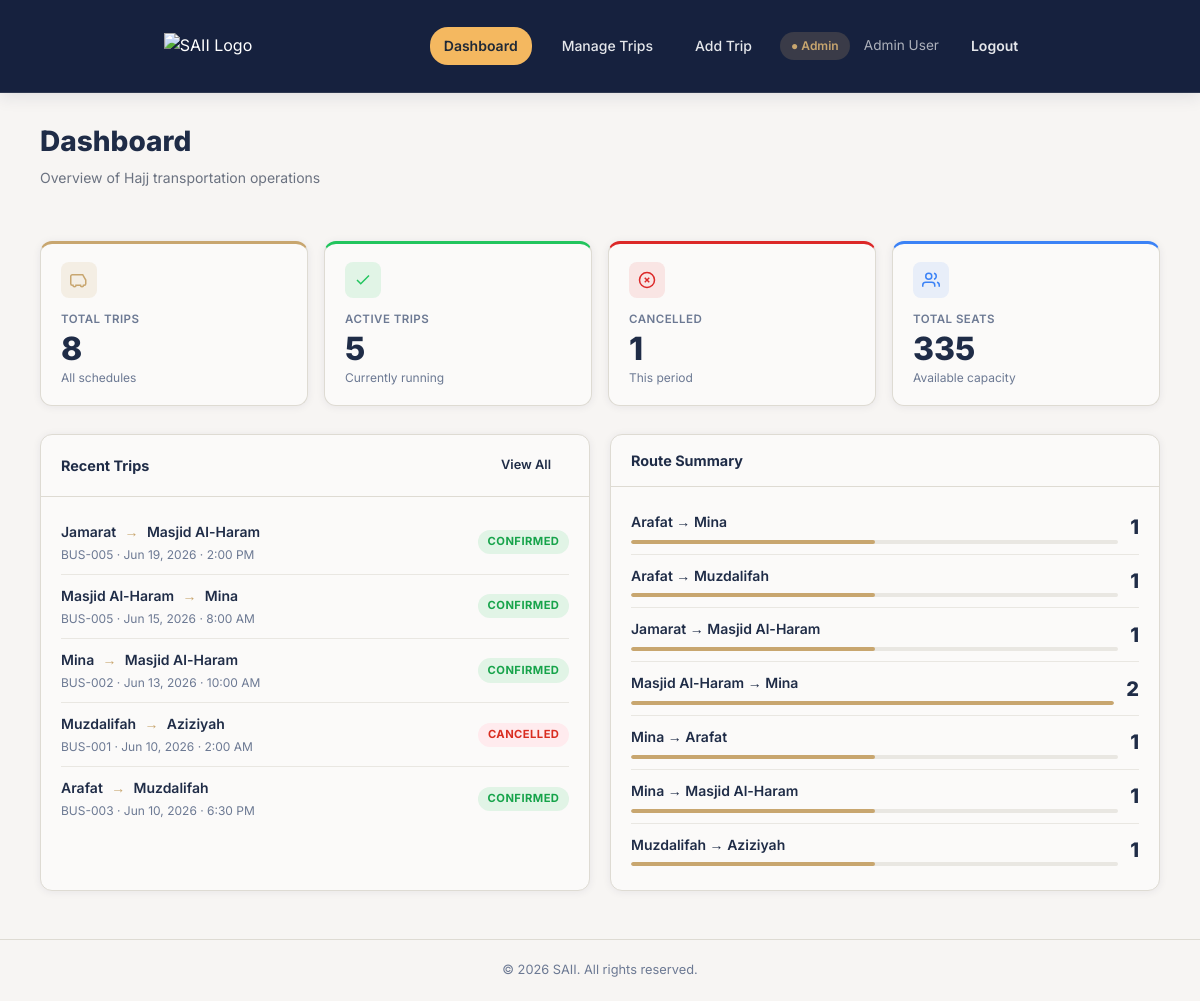
/admin-dashboard.php, run on the app's committed database.
### tables this page shows
CREATE TABLE `trip` (
  `TripID` int(11) NOT NULL,
  `Origin` varchar(100) NOT NULL,
  `Destination` varchar(100) NOT NULL,
  `DepartureDate` date NOT NULL,
  `DepartureTime` time NOT NULL,
  `TotalSeats` int(11) NOT NULL,
  `AvailableSeats` int(11) NOT NULL,
  `Status` enum('Confirmed','Completed','Cancelled') NOT NULL,
  `Pickup_Location` varchar(150) DEFAULT NULL,
  `BusID` int(11) NOT NULL,
  `AdminID` int(11) NOT NULL
);

CREATE TABLE `bus` (
  `BusID` int(11) NOT NULL,
  `Bus_Number` varchar(50) NOT NULL,
  `Capacity` int(11) NOT NULL,
  `Status` enum('Active','Maintenance') NOT NULL,
  `Driver_Name` varchar(100) NOT NULL,
  `Driver_Phone` varchar(20) NOT NULL
);

### admin-dashboard.php (the view, shortened to what this page needs)
<?php
require_once 'db_connection.php';
$totalTrips     = 0;
$activeTrips    = 0;
$cancelledTrips = 0;
$totalSeats     = 0;
$res = mysqli_query($conn, "SELECT Status, TotalSeats FROM trip");
while ($row = mysqli_fetch_assoc($res)) {
    $totalTrips++;
    $totalSeats += (int)$row['TotalSeats'];
    if ($row['Status'] === 'Cancelled') $cancelledTrips++;
    elseif (in_array($row['Status'], ['Scheduled','Confirmed'])) $activeTrips++;
}
$recentTrips = [];
$res2 = mysqli_query($conn,
    "SELECT t.TripID, t.Origin, t.Destination, t.DepartureDate, t.DepartureTime,
            t.TotalSeats, t.AvailableSeats, t.Status, b.Bus_Number
     FROM trip t
     JOIN bus b ON t.BusID = b.BusID
     ORDER BY t.TripID DESC
     LIMIT 5");
while ($row = mysqli_fetch_assoc($res2)) {
    $recentTrips[] = $row;
}
$routes = [];
$res3 = mysqli_query($conn, "SELECT Origin, Destination, COUNT(*) AS cnt FROM trip GROUP BY Origin, Destination");
while ($row = mysqli_fetch_assoc($res3)) {
    $routes[] = $row;
}
$maxCnt = 1;
foreach ($routes as $r) { if ($r['cnt'] > $maxCnt) $maxCnt = $r['cnt']; }
function fmtTime($t) {
    list($h, $m) = explode(':', $t);
    $h = (int)$h;
    return (($h % 12) ?: 12) . ':' . $m . ' ' . ($h >= 12 ? 'PM' : 'AM');
}
function fmtDate($d) {
    $months = ['Jan','Feb','Mar','Apr','May','Jun','Jul','Aug','Sep','Oct','Nov','Dec'];
    $p = explode('-', $d);
    return $months[(int)$p[1]-1] . ' ' . (int)$p[2] . ', ' . $p[0];
}
?>
<!DOCTYPE html>
<html lang="en">
<head>
  <link rel="stylesheet" href="styles.css"/>
</head>
<body class="page-wrapper">
<header class="navbar">
  <div class="navbar-inner">
    <a href="admin-dashboard.php" class="nav-logo">
      <img src="image/saii.png" alt="SAII Logo" class="logo-img"/>
    </a>
    <nav class="nav-links" style="align-items:center;justify-content:center;">
      <a href="admin-dashboard.php" class="nav-link active">Dashboard</a>
      <a href="manage-trips.php"    class="nav-link">Manage Trips</a>
      <a href="add-trip.php"        class="nav-link">Add Trip</a>
    </nav>
    <div class="nav-right">
      <span class="role-chip admin">&#9679; Admin</span>
      <span style="color:rgba(255,255,255,.65);font-size:.85rem;">Admin User</span>
      <a href="logout.php" class="btn btn-sm btn-outline-dark">Logout</a>
    </div>
  </div>
</header>
<div class="page-content">
  <div class="page-header">
    <div>
      <h1 class="page-title">Dashboard</h1>
      <p class="page-subtitle">Overview of Hajj transportation operations</p>
    </div>
  </div>
  <div class="stats-grid">
    <div class="stat-card">
      <div class="stat-icon-wrap gold">
        <svg viewBox="0 0 24 24" fill="none" stroke="currentColor" stroke-width="2">
          <path d="M17 5H3C1.89 5 1 5.89 1 7v10c0 1.11.89 2 2 2h1a2 2 0 004 0h6a2 2 0 004 0h1c1.11 0 2-.89 2-2v-5l-3-5z"/>
        </svg>
      </div>
      <div class="stat-label">Total Trips</div>
      <div class="stat-value"><?= $totalTrips ?></div>
      <div class="stat-sub">All schedules</div>
    </div>
    <div class="stat-card green-top">
      <div class="stat-icon-wrap green">
        <svg viewBox="0 0 24 24" fill="none" stroke="currentColor" stroke-width="2"><polyline points="20 6 9 17 4 12"/></svg>
      </div>
      <div class="stat-label">Active Trips</div>
      <div class="stat-value"><?= $activeTrips ?></div>
      <div class="stat-sub">Currently running</div>
    </div>
    <div class="stat-card red-top">
      <div class="stat-icon-wrap red">
        <svg viewBox="0 0 24 24" fill="none" stroke="currentColor" stroke-width="2">
          <circle cx="12" cy="12" r="10"/><line x1="15" y1="9" x2="9" y2="15"/><line x1="9" y1="9" x2="15" y2="15"/>
        </svg>
      </div>
      <div class="stat-label">Cancelled</div>
      <div class="stat-value"><?= $cancelledTrips ?></div>
      <div class="stat-sub">This period</div>
    </div>
    <div class="stat-card blue-top">
      <div class="stat-icon-wrap blue">
        <svg viewBox="0 0 24 24" fill="none" stroke="currentColor" stroke-width="2">
          <path d="M17 21v-2a4 4 0 00-4-4H5a4 4 0 00-4 4v2"/><circle cx="9" cy="7" r="4"/>
          <path d="M23 21v-2a4 4 0 00-3-3.87"/><path d="M16 3.13a4 4 0 010 7.75"/>
        </svg>
      </div>
      <div class="stat-label">Total Seats</div>
      <div class="stat-value"><?= $totalSeats ?></div>
      <div class="stat-sub">Available capacity</div>
    </div>
  </div>
  <div class="dash-grid">
    <div class="card">
      <div class="card-header">
        <h3>Recent Trips</h3>
        <a href="manage-trips.php" class="btn btn-sm btn-outline">View All</a>
      </div>
      <div class="card-body">
        <?php foreach ($recentTrips as $t): ?>
          <div class="trip-mini">
            <div class="trip-mini-info">
              <div class="trip-mini-route">
                <?= htmlspecialchars($t['Origin']) ?>
                <span class="route-arrow"> → </span>
                <?= htmlspecialchars($t['Destination']) ?>
              </div>
              <div class="trip-mini-meta">
                <?= htmlspecialchars($t['Bus_Number']) ?> ·
                <?= fmtDate($t['DepartureDate']) ?> ·
                <?= fmtTime($t['DepartureTime']) ?>
              </div>
            </div>
            <?php
              $statusClass = strtolower($t['Status']);
              if ($statusClass === 'scheduled' || $statusClass === 'confirmed') $statusClass = 'active';
              elseif ($statusClass === 'completed') $statusClass = 'info';
              elseif ($statusClass === 'cancelled') $statusClass = 'cancelled';
            ?>
            <span class="badge badge-<?= $statusClass ?>"><?= htmlspecialchars($t['Status']) ?></span>
          </div>
        <?php endforeach; ?>
      </div>
    </div>
    <div class="card">
      <div class="card-header"><h3>Route Summary</h3></div>
      <div class="card-body">
        <?php foreach ($routes as $r):
          $pct = round(($r['cnt'] / $maxCnt) * 100);
        ?>
          <div class="trip-mini">
            <div class="trip-mini-info">
              <div class="trip-mini-route">
                <?= htmlspecialchars($r['Origin']) ?> → <?= htmlspecialchars($r['Destination']) ?>
              </div>
              <div class="route-bar">
                <div class="route-bar-fill" style="width:<?= $pct ?>%"></div>
              </div>
            </div>
            <span style="font-size:1.25rem;font-weight:800;color:var(--fg)"><?= $r['cnt'] ?></span>
          </div>
        <?php endforeach; ?>
      </div>
    </div>
  </div>
</div>
<footer class="site-footer">
  <p>© 2026 SAII. All rights reserved.</p>
</footer>
</body>
</html>

### data on the page
trip: Origin "Jamarat", Destination "Masjid Al-Haram", BusID.Bus_Number "BUS-005", DepartureDate "Jun 19, 2026", DepartureTime "2:00 PM", Status "CONFIRMED"
trip: Origin "Masjid Al-Haram", Destination "Mina", BusID.Bus_Number "BUS-005", DepartureDate "Jun 15, 2026", DepartureTime "8:00 AM", Status "CONFIRMED"
trip: Origin "Mina", Destination "Masjid Al-Haram", BusID.Bus_Number "BUS-002", DepartureDate "Jun 13, 2026", DepartureTime "10:00 AM", Status "CONFIRMED"
trip: Origin "Muzdalifah", Destination "Aziziyah", BusID.Bus_Number "BUS-001", DepartureDate "Jun 10, 2026", DepartureTime "2:00 AM", Status "CANCELLED"
trip: Origin "Arafat", Destination "Muzdalifah", BusID.Bus_Number "BUS-003", DepartureDate "Jun 10, 2026", DepartureTime "6:30 PM", Status "CONFIRMED"

### other printed values
$totalTrips "8"
$activeTrips "5"
$cancelledTrips "1"
$totalSeats "335"
$r['Origin'] "Arafat"
$r['Destination'] "Mina"
$r['cnt'] "1"
$r['Destination'] "Muzdalifah"
$r['Origin'] "Jamarat"
$r['Destination'] "Masjid Al-Haram"
$r['Origin'] "Masjid Al-Haram"
$r['cnt'] "2"
$r['Origin'] "Mina"
$r['Destination'] "Arafat"
$r['Origin'] "Muzdalifah"
